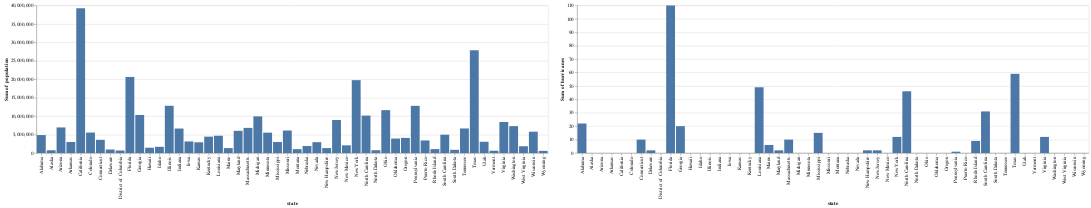

The notebook cell saved with this chart:
### Code cell
prog = dict_to_facts(plot_schema)

if not d.check_spec(prog):
    print("\n".join(prog))
    print(d.get_violations(prog))
    assert False, "Invalid spec"

# Display the rendered VL chart and the ASP
chart = renderer.render(plot_schema, df)
display(chart)
display(prog)

### Figure 1 — Vega-Lite specification as saved in the notebook (floating-point values rounded to 4 significant figures)
{"config": {"view": {"continuousWidth": 300, "continuousHeight": 300}}, "hconcat": [{"mark": {"type": "bar"}, "encoding": {"x": {"field": "state", "type": "ordinal"}, "y": {"aggregate": "sum", "field": "population", "scale": {"type": "linear", "zero": true}, "type": "quantitative"}}}, {"mark": {"type": "bar"}, "encoding": {"x": {"field": "state", "type": "ordinal"}, "y": {"aggregate": "sum", "field": "hurricanes", "scale": {"type": "linear", "zero": true}, "type": "quantitative"}}}], "data": {"name": "data-f95e0a87f19f8a484b0894366801f0db"}, "$schema": "https://vega.github.io/schema/vega-lite/v5.20.1.json", "datasets": {"data-f95e0a87f19f8a484b0894366801f0db": [{"state": "Alabama", "id": 1, "population": 4863300, "engineers": 0.003422, "hurricanes": 22}, {"state": "Alaska", "id": 2, "population": 741894, "engineers": 0.001591, "hurricanes": 0}, {"state": "Arizona", "id": 4, "population": 6931071, "engineers": 0.004774, "hurricanes": 0}, {"state": "Arkansas", "id": 5, "population": 2988248, "engineers": 0.00244, "hurricanes": 0}, {"state": "California", "id": 6, "population": 39250017, "engineers": 0.007126, "hurricanes": 0}, {"state": "Colorado", "id": 8, "population": 5540545, "engineers": 0.008088, "hurricanes": 0}, {"state": "Connecticut", "id": 9, "population": 3576452, "engineers": 0.005897, "hurricanes": 10}, {"state": "Delaware", "id": 10, "population": 952065, "engineers": 0.004989, "hurricanes": 2}, {"state": "District of Columbia", "id": 11, "population": 681170, "engineers": 0.01176, "hurricanes": 0}, {"state": "Florida", "id": 12, "population": 20612439, "engineers": 0.0033, "hurricanes": 110}, {"state": "Georgia", "id": 13, "population": 10310371, "engineers": 0.00494, "hurricanes": 20}, {"state": "Hawaii", "id": 15, "population": 1428557, "engineers": 0.001624, "hurricanes": 0}, {"state": "Idaho", "id": 16, "population": 1683140, "engineers": 0.002971, "hurricanes": 0}, {"state": "Illinois", "id": 17, "population": 12801539, "engineers": 0.004478, "hurricanes": 0}, {"state": "Indiana", "id": 18, "population": 6633053, "engineers": 0.002724, "hurricanes": 0}, {"state": "Iowa", "id": 19, "population": 3134693, "engineers": 0.003716, "hurricanes": 0}, {"state": "Kansas", "id": 20, "population": 2907289, "engineers": 0.003811, "hurricanes": 0}, {"state": "Kentucky", "id": 21, "population": 4436974, "engineers": 0.002089, "hurricanes": 0}, {"state": "Louisiana", "id": 22, "population": 4681666, "engineers": 0.001177, "hurricanes": 49}, {"state": "Maine", "id": 23, "population": 1331479, "engineers": 0.002291, "hurricanes": 6}, {"state": "Maryland", "id": 24, "population": 6016447, "engineers": 0.006291, "hurricanes": 2}, {"state": "Massachusetts", "id": 25, "population": 6811779, "engineers": 0.01023, "hurricanes": 10}, {"state": "Michigan", "id": 26, "population": 9928300, "engineers": 0.003877, "hurricanes": 0}, {"state": "Minnesota", "id": 27, "population": 5519952, "engineers": 0.006194, "hurricanes": 0}, {"state": "Mississippi", "id": 28, "population": 2988726, "engineers": 0.0009335, "hurricanes": 15}, {"state": "Missouri", "id": 29, "population": 6093000, "engineers": 0.004413, "hurricanes": 0}, {"state": "Montana", "id": 30, "population": 1042520, "engineers": 0.002139, "hurricanes": 0}, {"state": "Nebraska", "id": 31, "population": 1907116, "engineers": 0.005621, "hurricanes": 0}, {"state": "Nevada", "id": 32, "population": 2940058, "engineers": 0.002037, "hurricanes": 0}, {"state": "New Hampshire", "id": 33, "population": 1334795, "engineers": 0.006331, "hurricanes": 2}, {"state": "New Jersey", "id": 34, "population": 8944469, "engineers": 0.007724, "hurricanes": 2}, {"state": "New Mexico", "id": 35, "population": 2081015, "engineers": 0.001884, "hurricanes": 0}, {"state": "New York", "id": 36, "population": 19745289, "engineers": 0.004941, "hurricanes": 12}, {"state": "North Carolina", "id": 37, "population": 10146788, "engineers": 0.004227, "hurricanes": 46}, {"state": "North Dakota", "id": 38, "population": 757952, "engineers": 0.003404, "hurricanes": 0}, {"state": "Ohio", "id": 39, "population": 11614373, "engineers": 0.004096, "hurricanes": 0}, {"state": "Oklahoma", "id": 40, "population": 3923561, "engineers": 0.002286, "hurricanes": 0}, {"state": "Oregon", "id": 41, "population": 4093465, "engineers": 0.005457, "hurricanes": 0}, {"state": "Pennsylvania", "id": 42, "population": 12784227, "engineers": 0.004237, "hurricanes": 1}, {"state": "Rhode Island", "id": 44, "population": 1056426, "engineers": 0.004581, "hurricanes": 9}, {"state": "South Carolina", "id": 45, "population": 4961119, "engineers": 0.002084, "hurricanes": 31}, {"state": "South Dakota", "id": 46, "population": 865454, "engineers": 0.003085, "hurricanes": 0}, {"state": "Tennessee", "id": 47, "population": 6651194, "engineers": 0.002376, "hurricanes": 0}, {"state": "Texas", "id": 48, "population": 27862596, "engineers": 0.00432, "hurricanes": 59}, {"state": "Utah", "id": 49, "population": 3051217, "engineers": 0.00644, "hurricanes": 0}, {"state": "Vermont", "id": 50, "population": 624594, "engineers": 0.004643, "hurricanes": 0}, {"state": "Virginia", "id": 51, "population": 8411808, "engineers": 0.008595, "hurricanes": 12}, {"state": "Washington", "id": 53, "population": 7288000, "engineers": 0.01071, "hurricanes": 0}, {"state": "West Virginia", "id": 54, "population": 1831102, "engineers": 0.001283, "hurricanes": 0}, {"state": "Wisconsin", "id": 55, "population": 5778708, "engineers": 0.004821, "hurricanes": 0}, {"state": "Wyoming", "id": 56, "population": 585501, "engineers": 0.001008, "hurricanes": 0}, {"state": "Puerto Rico", "id": 72, "population": 3411307, "engineers": 0.0007739, "hurricanes": 0}]}}
